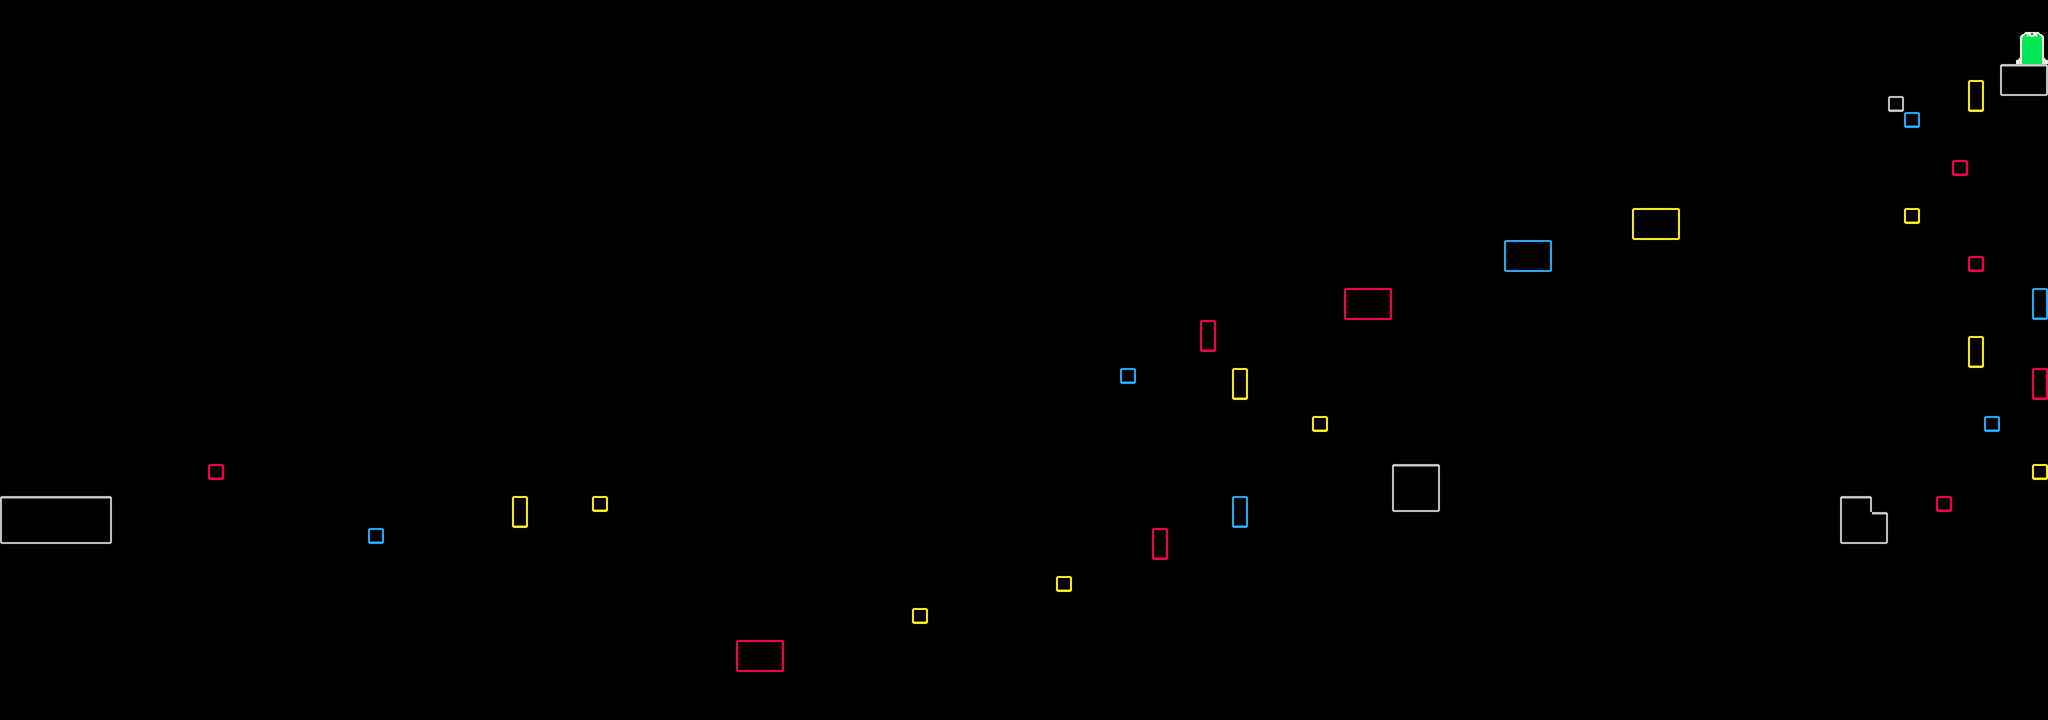

The image is a tile-based game level rendered from a .tmx file. Its description and source (layers, tilesets, objects; grid data summarised) follow:
An orthogonal 128x45 tile map with 32x32 px tiles, 4 tile layers (Ground, Red, Blue, Yellow) and 35 objects.

<map version="1.10" tiledversion="1.12.0" orientation="orthogonal" renderorder="right-down" width="128" height="45" tilewidth="32" tileheight="32" infinite="0" nextlayerid="11" nextobjectid="38">
 <editorsettings>
  <export target="level2.lua" format="lua" />
 </editorsettings>
 <tileset firstgid="1" name="tiles" tilewidth="32" tileheight="32" tilecount="64" columns="8">
  <image source="../images/tiles/tileset.png" width="256" height="256" />
 </tileset>
 <layer id="1" name="Ground" width="128" height="45">
  <data>[5760 cells, 49 non-empty, 14 distinct tile ids]</data>
 </layer>
 <layer id="2" name="Red" width="128" height="45">
  <data>[5760 cells, 22 non-empty, 9 distinct tile ids]</data>
 </layer>
 <layer id="3" name="Blue" width="128" height="45">
  <data>[5760 cells, 14 non-empty, 9 distinct tile ids]</data>
 </layer>
 <layer id="4" name="Yellow" width="128" height="45">
  <data>[5760 cells, 20 non-empty, 9 distinct tile ids]</data>
 </layer>
 <objectgroup id="5" name="Colliders">
  <object id="1" x="0" y="992" width="224" height="96" />
  <object id="14" x="2784" y="928" width="96" height="96" />
  <object id="25" x="3680" y="992" width="64" height="96" />
  <object id="26" x="3744" y="1024" width="32" height="64" />
  <object id="33" x="3776" y="192" width="32" height="32" />
  <object id="37" x="4000" y="128" width="96" height="64" />
 </objectgroup>
 <objectgroup id="6" name="RedColliders">
  <object id="4" x="416" y="928" width="32" height="32" />
  <object id="8" x="1472" y="1280" width="96" height="64" />
  <object id="11" x="2304" y="1056" width="32" height="64" />
  <object id="22" x="2400" y="640" width="32" height="64" />
  <object id="23" x="2688" y="576" width="96" height="64" />
  <object id="24" x="3872" y="992" width="32" height="32" />
  <object id="27" x="4064" y="736" width="32" height="64" />
  <object id="30" x="3936" y="512" width="32" height="32" />
  <object id="31" x="3904" y="320" width="32" height="32" />
 </objectgroup>
 <objectgroup id="7" name="BlueColliders">
  <object id="5" x="736" y="1056" width="32" height="32" />
  <object id="12" x="2464" y="992" width="32" height="64" />
  <object id="19" x="2240" y="736" width="32" height="32" />
  <object id="20" x="3008" y="480" width="96" height="64" />
  <object id="21" x="3968" y="832" width="32" height="32" />
  <object id="29" x="4064" y="576" width="32" height="64" />
  <object id="32" x="3808" y="224" width="32" height="32" />
 </objectgroup>
 <objectgroup id="8" name="YellowColliders">
  <object id="6" x="1024" y="992" width="32" height="64" />
  <object id="7" x="1184" y="992" width="32" height="32" />
  <object id="9" x="1824" y="1216" width="32" height="32" />
  <object id="10" x="2112" y="1152" width="32" height="32" />
  <object id="15" x="2624" y="832" width="32" height="32" />
  <object id="16" x="2464" y="736" width="32" height="64" />
  <object id="17" x="3264" y="416" width="96" height="64" />
  <object id="18" x="4064" y="928" width="32" height="32" />
  <object id="28" x="3936" y="672" width="32" height="64" />
  <object id="34" x="3808" y="416" width="32" height="32" />
  <object id="35" x="3936" y="160" width="32" height="64" />
 </objectgroup>
 <objectgroup id="9" name="CompleteLevel">
  <object id="3" x="4032" y="64" width="64" height="64" />
 </objectgroup>
 <objectgroup id="10" name="Spawn">
  <object id="2" x="64" y="896">
   <point />
  </object>
 </objectgroup>
</map>
